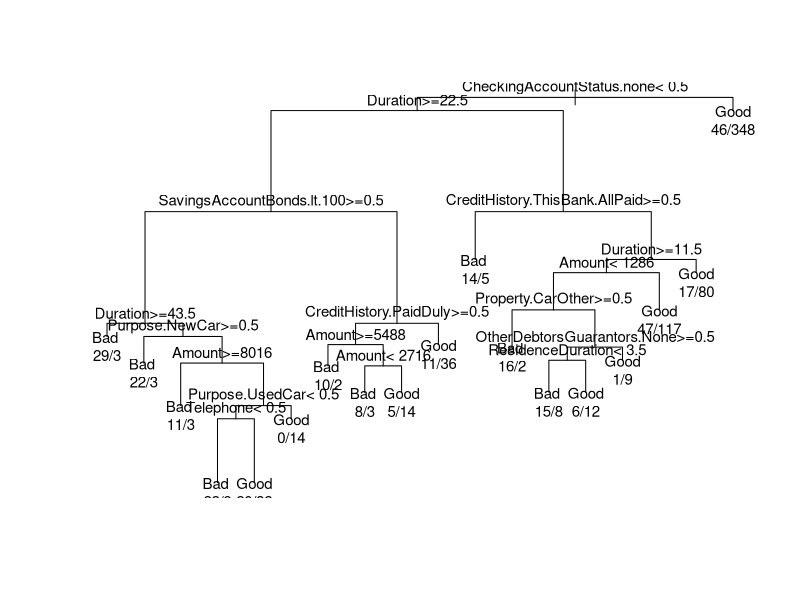
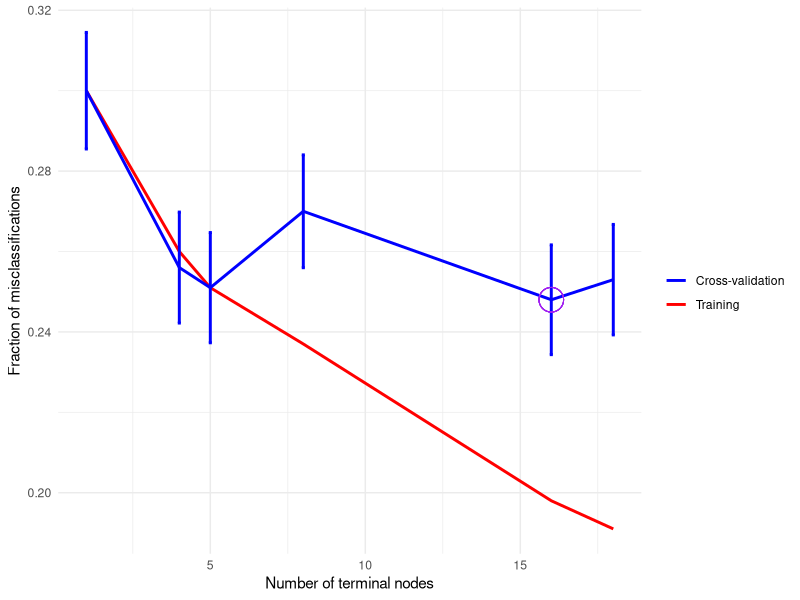
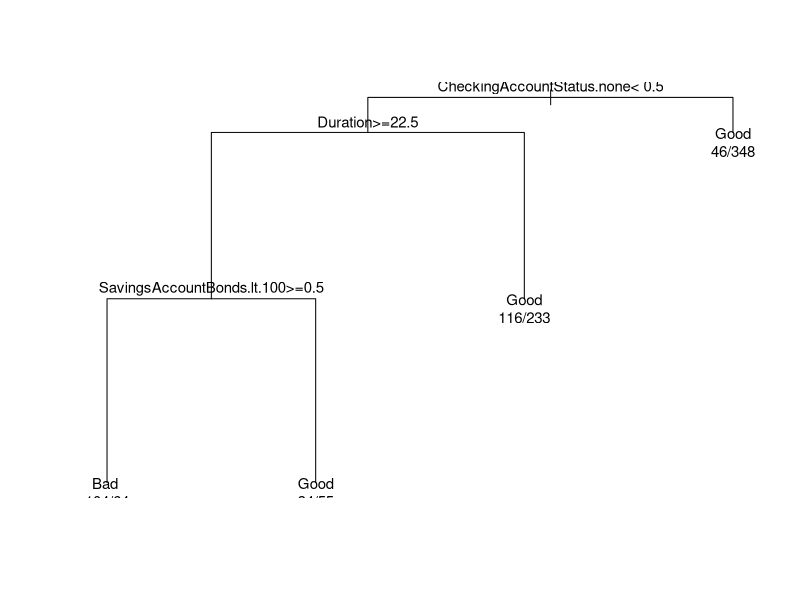
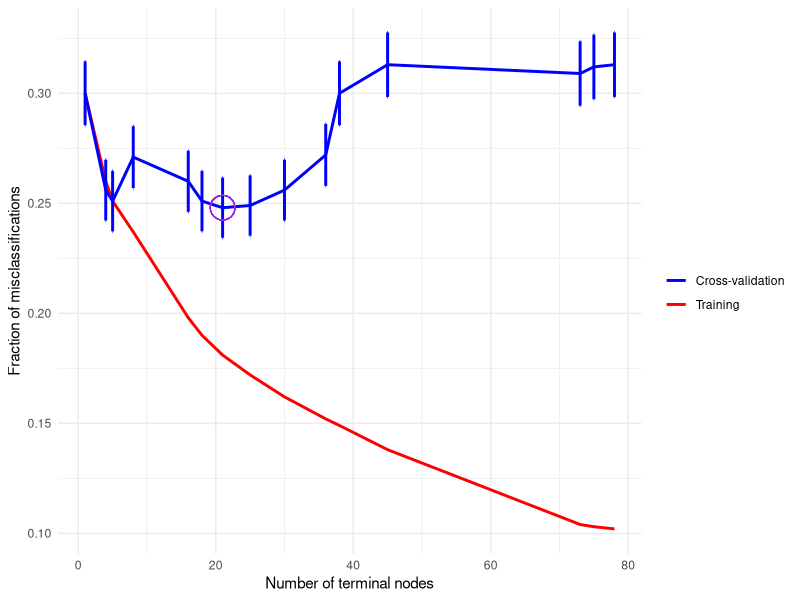

R code for these plots, in order:
## ---- chunk 1
library(rpart)
library(caret)
## ---- chunk 2
data(GermanCredit)
str(GermanCredit)
## ---- chunk 3
set.seed(123)
## ---- chunk 4
#| fig-height: 8
#| fig-width: 16
#| fig-align: center
#| echo: TRUE

# estimate decision tree
credit_tree <- rpart(Class  ~ ., data = GermanCredit, xval=500)

# make a plot
plot(credit_tree)
text(credit_tree, use.n = TRUE, cex=0.9)
## ---- chunk 5
printcp(credit_tree)
## ---- chunk 6
table(GermanCredit$Class)
## ---- chunk 7
#| fig-height: 6
#| fig-width: 6
#| fig-align: center
#| echo: TRUE

# extract table, and convert to data.frame (make it easier to work with)
cp_data <- data.frame(printcp(credit_tree))

# Compute number of terminal nodes
cp_data$size <- cp_data$nsplit + 1
cp_data$xstd <- cp_data$xstd

# The errors are normalised relative to the model with no-splits
# to put them in the natural scale we need to multiply by the fraction 
# of errors in the no-split model, that is the same as the error we 
# would make by always simply predicting the majority class
cp_data[,c("rel.error", "xerror", "xstd")] <- cp_data[,c("rel.error", "xerror", "xstd")] * 300/(300 + 700)

# Plot misclassification error vs. number of terminal nodes
ggplot(cp_data, aes(x = size)) +
  geom_line(aes(y = rel.error, color = "Training"), linewidth = 1) +
  geom_line(aes(y = xerror, color = "Cross-validation"), linewidth = 1) +
  geom_errorbar(aes(y = xerror, ymin=xerror-xstd, ymax=xerror+xstd), color="blue", width=0.1, linewidth = 1) +
  geom_point(aes(x = size[which.min(xerror)], y = min(xerror)), color = "purple", size = 8, shape = 1) +
  labs(
    x = "Number of terminal nodes",
    y = "Fraction of misclassifications",
  ) +
  scale_color_manual(values = c("Training" = "red", "Cross-validation" = "blue"), name="") +
  theme_minimal()

## ---- chunk 8
# find the row with the minimum
min_row <- which.min(cp_data[, "xerror"])

# extract min error and SE of min error
min_xerror <- cp_data[min_row, "xerror"]
min_xstd   <- cp_data[min_row, "xstd"]

# compute the threshold: the best model according to the 
# 1 - SE rule is the first (simplest) within the threshold
threshold <- min_xerror + min_xstd

# find smallest tree within threshold
best_row <- which(cp_data[, "xerror"] <= threshold)[1]

best_cp <- cp_data[best_row, "CP"]

best_cp
## ---- chunk 9
#| fig-height: 8
#| fig-width: 16
#| fig-align: center
#| echo: TRUE

# manually prune the tree
pruned_tree = prune(credit_tree, cp=best_cp)

# plot pruned tree
plot(pruned_tree)
text(pruned_tree, use.n = TRUE, cex=0.9)
## ---- chunk 10
set.seed(123)
## ---- chunk 11
#| fig-height: 6
#| fig-width: 6
#| fig-align: center
#| echo: TRUE

larger_tree <- rpart(Class  ~ ., data = GermanCredit,
                     cp = 0.001, minsplit = 10,
                     xval=500)

# extract table, and convert to data.frame (make it easier to work with)
cp_data <- data.frame(printcp(larger_tree))

# Compute number of terminal nodes
cp_data$size <- cp_data$nsplit + 1
cp_data$xstd <- cp_data$xstd

# The errors are normalised relative to the model with no-splits
# to put them in the natural scale we need to multiply by the fraction 
# of errors in the no-split model, that is the same as the error we 
# would make by always simply predicting the majority class
cp_data[,c("rel.error", "xerror", "xstd")] <- cp_data[,c("rel.error", "xerror", "xstd")] * 300/(300 + 700)

# Plot misclassification error vs. number of terminal nodes
ggplot(cp_data, aes(x = size)) +
  geom_line(aes(y = rel.error, color = "Training"), linewidth = 1) +
  geom_line(aes(y = xerror, color = "Cross-validation"), linewidth = 1) +
  geom_errorbar(aes(y = xerror, ymin=xerror-xstd, ymax=xerror+xstd), color="blue", width=0.1, linewidth = 1) +
  geom_point(aes(x = size[which.min(xerror)], y = min(xerror)), color = "purple", size = 8, shape = 1) +
  labs(
    x = "Number of terminal nodes",
    y = "Fraction of misclassifications",
  ) +
  scale_color_manual(values = c("Training" = "red", "Cross-validation" = "blue"), name="") +
  theme_minimal()

## ---- chunk 12
# find the row with the minimum
min_row <- which.min(cp_data[, "xerror"])

# extract min error and SE of min error
min_xerror <- cp_data[min_row, "xerror"]
min_xstd   <- cp_data[min_row, "xstd"]

# compute the threshold: the best model according to the 
# 1 - SE rule is the first (simplest) within the threshold
threshold <- min_xerror + min_xstd

# find smallest tree within threshold
best_row <- which(cp_data[, "xerror"] <= threshold)[1]

best_cp <- cp_data[best_row, "CP"]

best_cp
